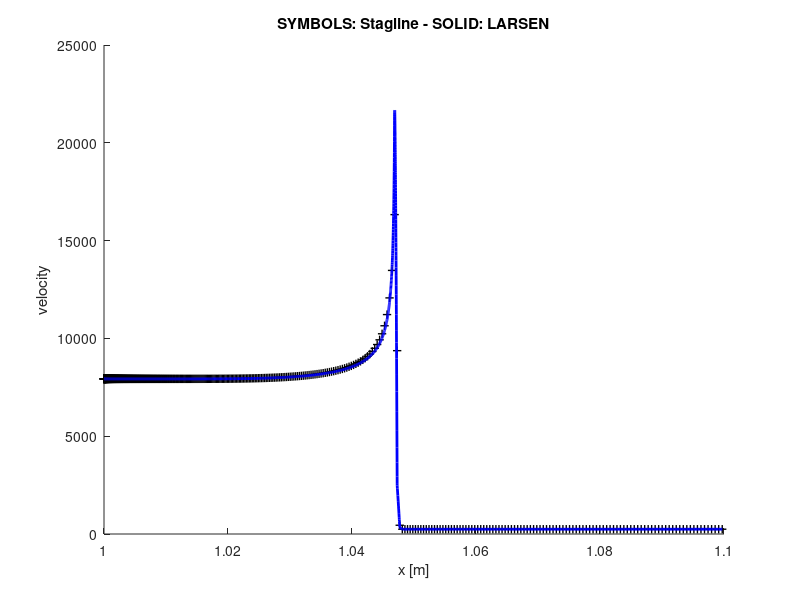
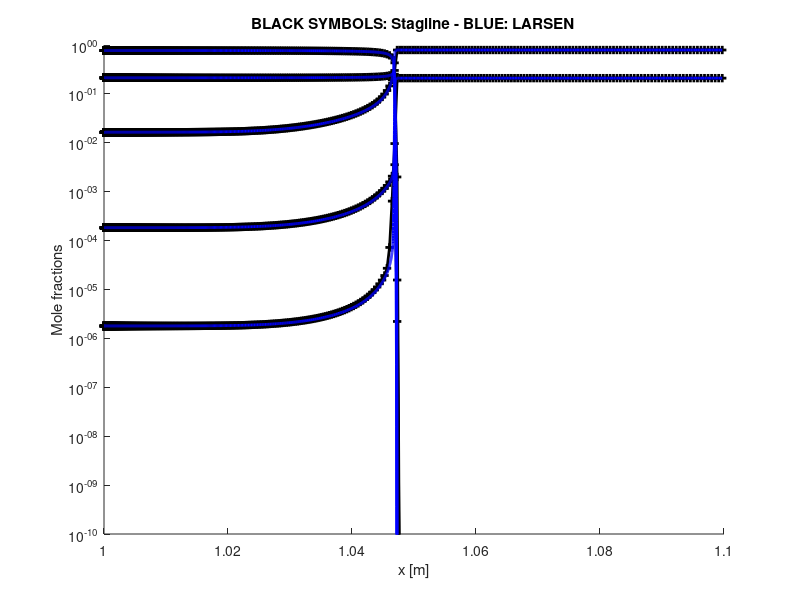

MATLAB code to generate these figures, in order:
close all
clear
clc

% Load the solution
dd = load('stagline_result.dat');

xx = dd(end:-1:1,1);
uu = -dd(end:-1:1,2); % U is inverted in stagline
TT = dd(end:-1:1,4);
Xi = dd(end:-1:1,9:13);

% Load larsen result
dd_L = load('larsen_output.dat');

xx_L = dd_L(:,1);
Xi_L = dd_L(:,2:end-1);
TT_L = dd_L(:,end);

% Rescale LARSEN position to match Stagline 
xx_L = xx(1) - xx_L;

% PLOT
figure
hold on
plot(xx, TT, '+k', 'linewidth', 1)

plot(xx_L, TT_L, 'b', 'linewidth', 2)

title('SYMBOLS: Stagline - SOLID: LARSEN')
ylabel('velocity')
xlabel('x [m]')

print('Temp.png')

% ---
figure
hold on
semilogy(xx, Xi, '-+k', 'linewidth', 2)
semilogy(xx_L, Xi_L, 'b', 'linewidth', 2)
title('BLACK SYMBOLS: Stagline - BLUE: LARSEN')
ylabel('Mole fractions')
xlabel('x [m]')
ylim([1e-10, 1])

print('Xi.png')

% ----------

fprintf('=====>  Press RETURN to quit  <=====\n')
pause()
